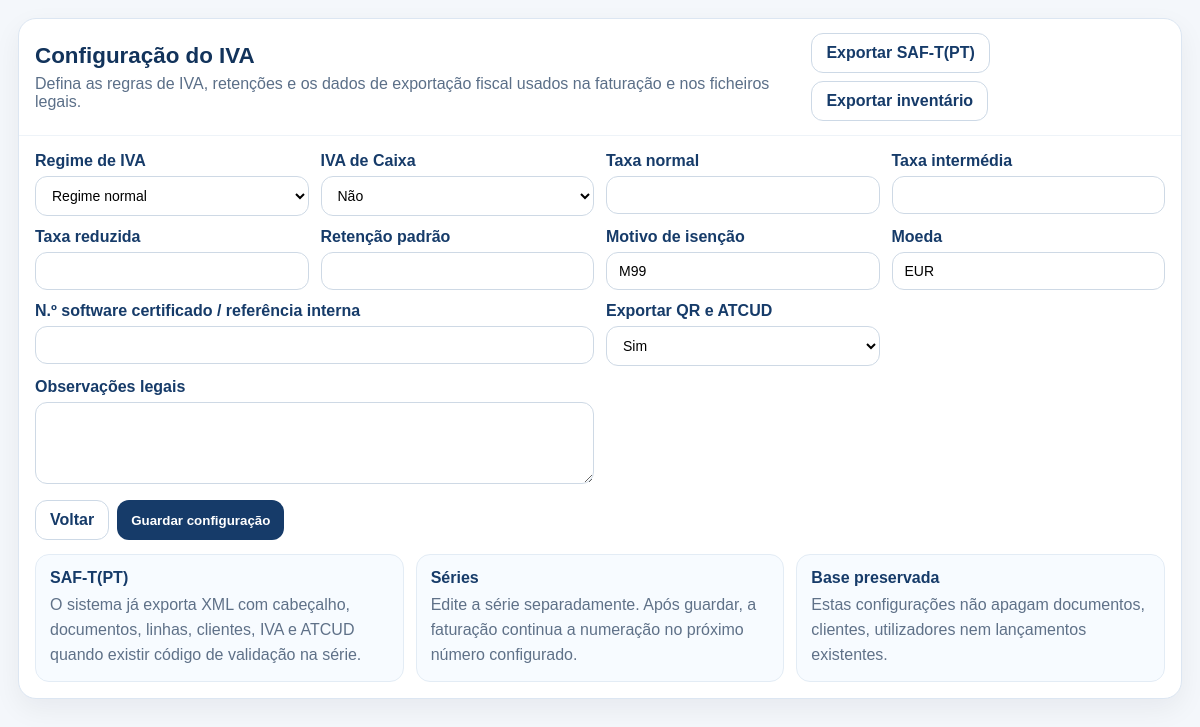
The app's page /configuracoes/iva/ (signed in) with its own data.
### Elion/models.py (models this page shows, shortened)
class ConfiguracaoFiscal(models.Model):
    empresa = models.ForeignKey(Empresa, on_delete=models.CASCADE, related_name="configuracoes_fiscais", null=True, blank=True)
    regime_iva = models.CharField("Regime de IVA", max_length=50, blank=True, default="Regime normal")
    iva_caixa = models.BooleanField("IVA de Caixa", default=False)
    taxa_normal = models.DecimalField("Taxa normal IVA", max_digits=5, decimal_places=2, default=Decimal("23.00"))
    taxa_intermedia = models.DecimalField("Taxa intermédia IVA", max_digits=5, decimal_places=2, default=Decimal("13.00"))
    taxa_reduzida = models.DecimalField("Taxa reduzida IVA", max_digits=5, decimal_places=2, default=Decimal("6.00"))
    retencao_padrao = models.DecimalField("Retenção padrão", max_digits=5, decimal_places=2, default=Decimal("0.00"))
    motivo_isencao = models.CharField("Motivo de isenção", max_length=60, blank=True, default="M99")
    moeda = models.CharField("Moeda", max_length=10, blank=True, default="EUR")
    software_certificado = models.CharField("Software certificado", max_length=120, blank=True, default="")
    exportar_qr_atcud = models.BooleanField("Exportar QR/ATCUD", default=True)
    observacoes_legais = models.TextField("Observações legais", blank=True, default="")
    atualizado_em = models.DateTimeField(auto_now=True)
    class Meta:
        verbose_name = "Configuração Fiscal"
        verbose_name_plural = "Configurações Fiscais"
        ordering = ["-id"]

### Elion/views.py (the view, shortened to what this page needs)
# urls.py: path('configuracoes/iva/', views.configuracao_iva_view, name='configuracao_iva'),
@login_required
def configuracao_iva_view(request):
    cfg = _configuracao_fiscal_atual(request)
    return render(request, "Elion/configuracao_iva.html", {"cfg": cfg})

### Elion/views.py (called while the page is built, shortened)
def _empresa_ativa(request):
    empresas = list(_empresas_usuario(request))
    if not empresas:
        return None
    empresa_id = request.session.get("empresa_ativa_id")
    if empresa_id:
        for empresa in empresas:
            if str(empresa.id) == str(empresa_id):
                return empresa
    return empresas[0]

def _empresas_usuario(request):
    try:
        user = getattr(request, "user", None)
        username = (getattr(user, "username", "") or "").strip().casefold()
        if username == "maia" or getattr(user, "is_superuser", False) or getattr(user, "is_staff", False):
            return Empresa.objects.all().order_by("nome")
    except Exception:
        pass
    return Empresa.objects.all().order_by("nome")

def _todas_rotinas_permissoes():
    rotinas = [rotina for rotina, _, _ in ROTINAS_PERMISSOES]
    for itens in PERMISSOES_AGREGADAS.values():
        rotinas.extend(itens)
    return list(dict.fromkeys(rotinas))

def _permissoes_padrao_total():
    return {rotina: {acao: True for acao in ACOES_PERMISSAO} for rotina in _todas_rotinas_permissoes()}

def _permissoes_usuario(request):
    user = getattr(request, "user", None)
    username = (getattr(user, "username", "") or "").strip().casefold()
    if not user or not getattr(user, "is_authenticated", False):
        return {}
    if username == "maia" or getattr(user, "is_superuser", False) or getattr(user, "is_staff", False):
        return _permissoes_padrao_total()

def _usuario_tem_permissao(request, rotina, acao="view"):
    perms = _permissoes_usuario(request)
    return bool(perms.get(rotina, {}).get(acao, False))

def _require_perm(rotina, acao="view"):
    def decorator(func):
        @wraps(func)
        def wrapper(request, *args, **kwargs):
            if not _usuario_tem_permissao(request, rotina, acao):
                return _permission_denied_response(request, rotina, acao)
            return func(request, *args, **kwargs)
        return wrapper
    return decorator

def _configuracao_fiscal_atual(request):
    empresa = _empresa_ativa(request)
    if empresa:
        cfg, _ = ConfiguracaoFiscal.objects.get_or_create(empresa=empresa)
        return cfg
    return ConfiguracaoFiscal.objects.get_or_create(empresa=None)[0]

### Elion/templates/Elion/configuracao_iva.html (shortened to what this page needs)
{% extends "Elion/base.html" %}
{% block content %}
<div class="page"><div class="panel"><div class="panel-head"><div><h1 style="margin:0;font-size:1.4rem;color:#12335b">Configuração do IVA</h1><p style="margin:6px 0 0;color:#5b6f88">Defina as regras de IVA, retenções e os dados de exportação fiscal usados na faturação e nos ficheiros legais.</p></div><div style="display:flex;gap:8px;flex-wrap:wrap;"><a class="btn btn-outline" href="{% url 'saft_exportar_xml' %}">Exportar SAF-T(PT)</a><a class="btn btn-outline" href="{% url 'inventario_exportar_csv' %}">Exportar inventário</a></div></div><div class="panel-body"><form method="post">{% csrf_token %}<div class="grid"><div class="field"><label>Regime de IVA</label><select name="regime_iva"><option value="Regime normal" {% if cfg.regime_iva == 'Regime normal' %}selected{% endif %}>Regime normal</option><option value="Regime de caixa" {% if cfg.regime_iva == 'Regime de caixa' %}selected{% endif %}>Regime de caixa</option><option value="Isento" {% if cfg.regime_iva == 'Isento' %}selected{% endif %}>Isento</option></select></div><div class="field"><label>IVA de Caixa</label><select name="iva_caixa"><option value="">Não</option><option value="1" {% if cfg.iva_caixa %}selected{% endif %}>Sim</option></select></div><div class="field"><label>Taxa normal</label><input type="number" step="0.01" name="taxa_normal" value="{{ cfg.taxa_normal }}"></div><div class="field"><label>Taxa intermédia</label><input type="number" step="0.01" name="taxa_intermedia" value="{{ cfg.taxa_intermedia }}"></div><div class="field"><label>Taxa reduzida</label><input type="number" step="0.01" name="taxa_reduzida" value="{{ cfg.taxa_reduzida }}"></div><div class="field"><label>Retenção padrão</label><input type="number" step="0.01" name="retencao_padrao" value="{{ cfg.retencao_padrao }}"></div><div class="field"><label>Motivo de isenção</label><input type="text" name="motivo_isencao" value="{{ cfg.motivo_isencao }}"></div><div class="field"><label>Moeda</label><input type="text" name="moeda" value="{{ cfg.moeda }}"></div><div class="field wide"><label>N.º software certificado / referência interna</label><input type="text" name="software_certificado" value="{{ cfg.software_certificado }}"></div><div class="field"><label>Exportar QR e ATCUD</label><select name="exportar_qr_atcud"><option value="1" {% if cfg.exportar_qr_atcud %}selected{% endif %}>Sim</option><option value="">Não</option></select></div><div class="field wide"><label>Observações legais</label><textarea name="observacoes_legais" rows="4">{{ cfg.observacoes_legais }}</textarea></div></div><div style="margin-top:16px;display:flex;gap:8px;flex-wrap:wrap;"><a class="btn btn-outline" href="{% url 'configuracoes_sistema' %}">Voltar</a><button class="btn btn-primary" type="submit">Guardar configuração</button></div></form><div class="mini-grid"><div class="mini"><strong>SAF-T(PT)</strong><div class="helper">O sistema já exporta XML com cabeçalho, documentos, linhas, clientes, IVA e ATCUD quando existir código de validação na série.</div></div><div class="mini"><strong>Séries</strong><div class="helper">Edite a série separadamente. Após guardar, a faturação continua a numeração no próximo número configurado.</div></div><div class="mini"><strong>Base preservada</strong><div class="helper">Estas configurações não apagam documentos, clientes, utilizadores nem lançamentos existentes.</div></div></div></div></div></div>
{% endblock %}

### Elion/static/Elion/css/style.css (style rules this page uses)
:root { --blue-900:#0b3a78; --blue-800:#114d9b; --blue-700:#1560bd; --blue-600:#1f6fd6; --blue-100:#eaf2ff; --bg:#f4f7fb; --white:#ffffff; --text:#1f2937; --muted:#6b7280; --border:#dbe3ef; --success:#198754; --warning:#f59e0b; --danger:#dc3545; --shadow:0 8px 24px rgba(15, 23, 42, 0.08); --radius:16px; }
* { box-sizing:border-box; }
body { margin:0; font-family:Arial, Helvetica, sans-serif; background:var(--bg); color:var(--text); }
.btn { border:none; border-radius:12px; padding:8px 12px; cursor:pointer; font-weight:600; transition:.2s; text-decoration:none; display:inline-flex; align-items:center; justify-content:center; }
.btn-primary { background:var(--blue-700); color:#fff; }
.btn-outline { background:#fff; border:1px solid var(--border); color:var(--text); }
input, select { width:100%; min-height:36px; border:1px solid var(--border); border-radius:12px; padding:8px 10px; outline:none; background:#fff; font-size:14px; }

### Elion/templates/Elion/configuracao_iva.html (style rules this page uses)
.page { max-width:1220px;margin:18px auto;padding:0 18px 24px }
.panel { background:#fff;border:1px solid #dce6f2;border-radius:18px;box-shadow:0 10px 28px rgba(15,23,42,.06);overflow:hidden }
.panel-head { padding:14px 16px;border-bottom:1px solid #eef3f8;display:flex;justify-content:space-between;align-items:center;gap:12px }
.panel-body { padding:16px }
.grid { display:grid;grid-template-columns:repeat(4,minmax(0,1fr));gap:12px }
.field { display:flex;flex-direction:column;gap:6px }
.field.wide { grid-column:span 2 }
label { font-weight:700;color:#163b69 }
input,textarea,select { width:100%;border:1px solid #ced9e5;border-radius:12px;padding:10px 12px }
.btn { border:none;border-radius:12px;padding:10px 14px;font-weight:700;cursor:pointer;text-decoration:none }
.btn-primary { background:#163b69;color:#fff }
.btn-outline { background:#fff;color:#163b69;border:1px solid #cdd9e6 }
.mini-grid { display:grid;grid-template-columns:repeat(3,minmax(0,1fr));gap:12px;margin-top:14px }
.mini { background:#f7fbff;border:1px solid #e3ecf5;border-radius:14px;padding:14px }
.mini strong { display:block;color:#163b69;margin-bottom:6px }
.helper { color:#5f7188;line-height:1.55 }

### records on screen
ConfiguracaoFiscal: regime_iva "Regime normal", motivo_isencao "M99", moeda "EUR", exportar_qr_atcud "Sim"
